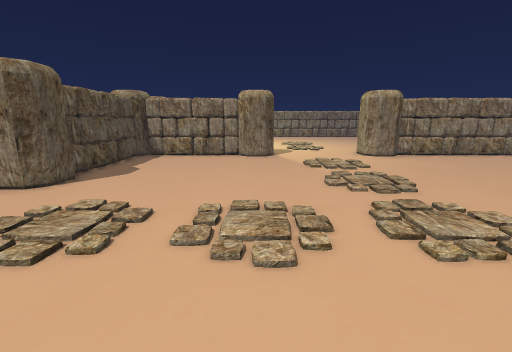
view 1 (above)

18 first-person views from a walk through a 3-D level made in the Godot game engine. The camera is 1.2 m above the floor, tilts 12° down and sees 90° across. Doors that lead somewhere are drawn open, without their leaves. The floor is counted in squares, 0.56 m on a side. Each view is taken from the middle of a square. On the plan, view 1 faces up. The plan holds only what a view shows up to about 16 squares ahead; the rest is blank. The place goes on beyond the plan. Characters and animated objects are not drawn. Some surface patterns are stand-ins.

view 2
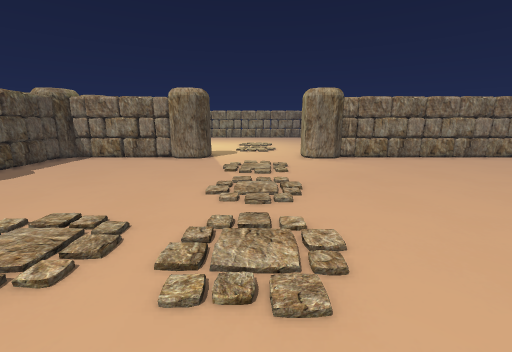

view 3
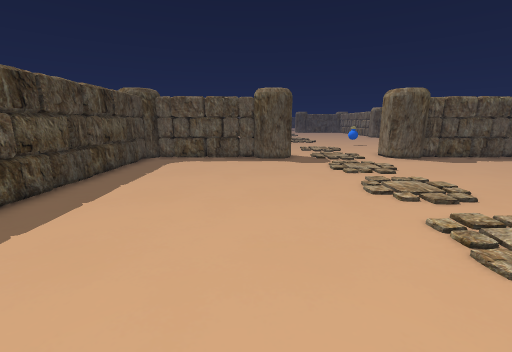

view 4
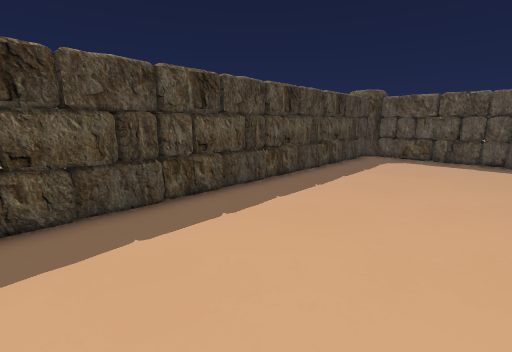

view 5
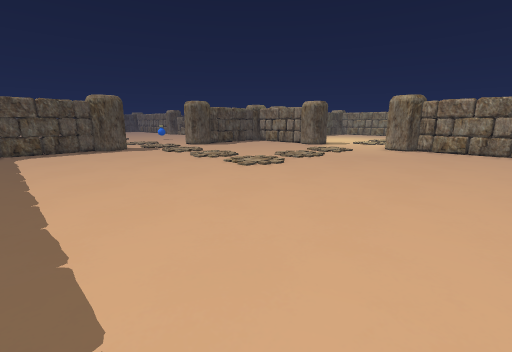

view 6
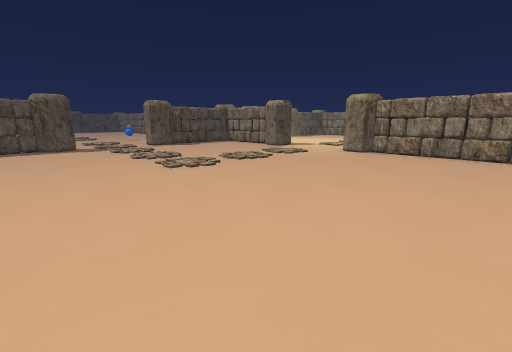

view 7
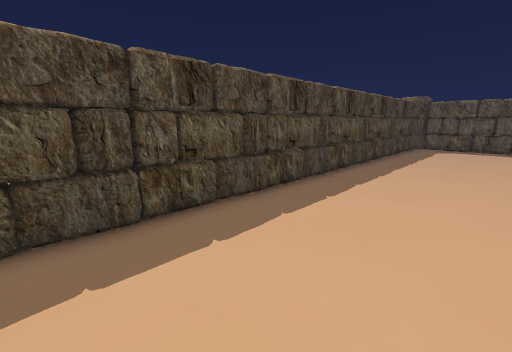

view 8
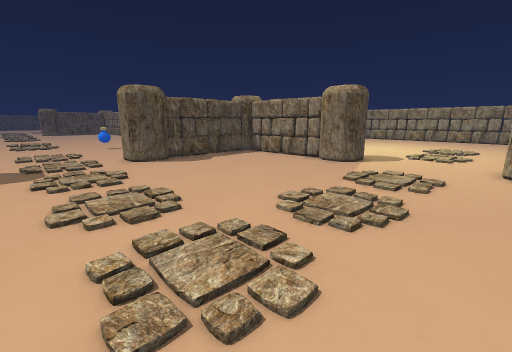

view 9
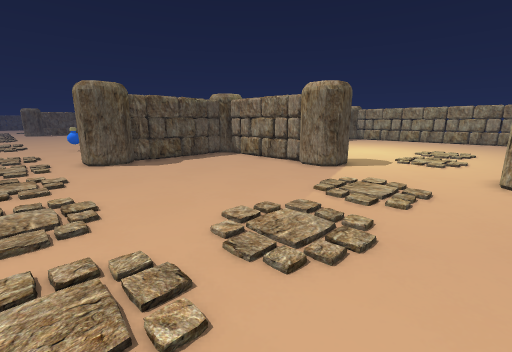

view 10
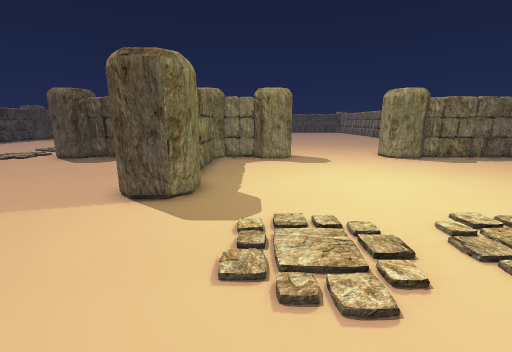

view 11
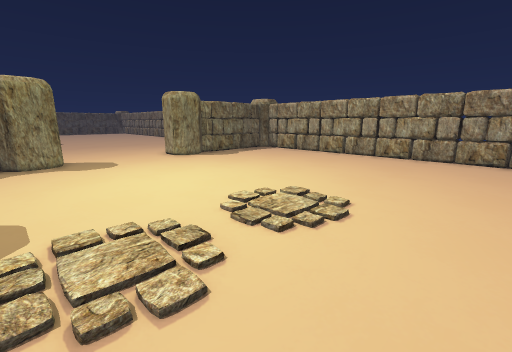

view 12
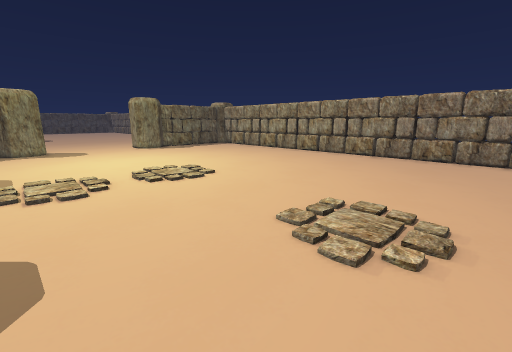

view 13
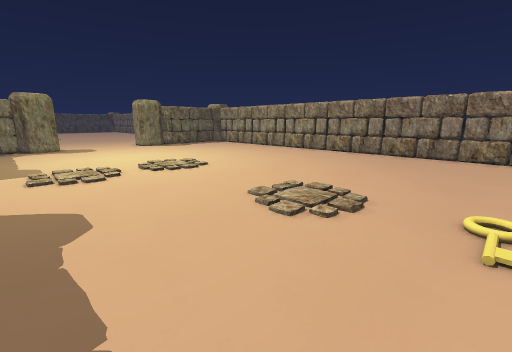

view 14
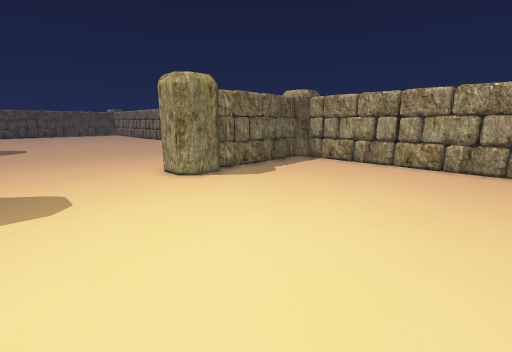

view 15
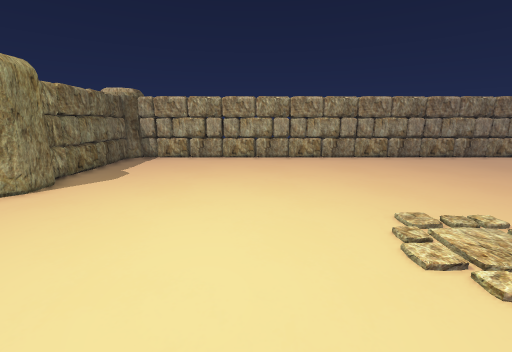

view 16
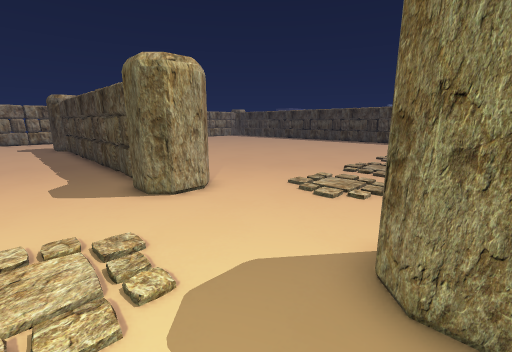

view 17
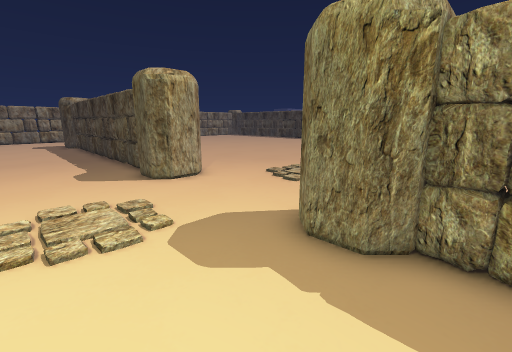

view 18
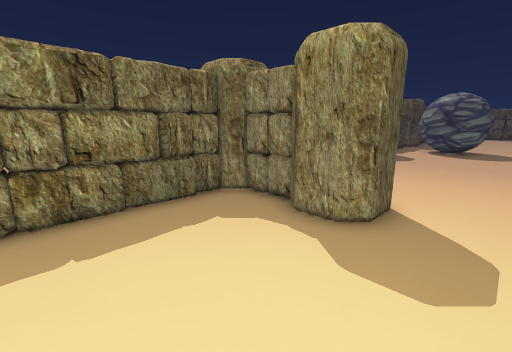

### Floor plan
Key: @ floor where view 1 was taken; # wall or solid block; . floor; K key.
Columns run from 9 left of view 1 to 16 right of it. Each row starts with its distance up from view 1.
 36   ########################
 35   #.......................
 34   #.......................
 33   #.......................
 32   #.......................
 31   #.......................
 30   #.......................
 29   #.......................
 28 ###.......................
 27 ..........................
 26 .........................K
 25 .........................K
 24 .........................K
 23 ..........................
 22 ###.......................
 21   #.......................
 20   #.......................
 19   #.......................
 18   #########.....##########
 17           #.....#
 16   #########.....##########
 15   #.......................
 14   #.......................
 13   #.......................
 12   #.......................
 11   #.......................
 10   #.......................
  9   #.......................
  8 ###.......................
  7 ..........................
  6 ..........................
  5 ..........................
  4 ..........................
  3 ..........................
  2  ##.......................
  1   #.......................
  0   #......@................
 -1   #.......................
 -2   #.......................
 -3   #.......................
 -4   #.......................
 -5   #.......................
 -6   ########################
 -7
 -8                ###     ###

Positions as (right, up) in squares from view 1, and headings:
1: (0, 0), facing up
2: (4, 1), facing up
3: (8, 0), facing left
4: (9, 0), facing down-left
5: (14, -5), facing up-left
6: (16, -2), facing up-left
7: (16, -1), facing down-left
8: (7, 3), facing up-left
9: (7, 5), facing up-left
10: (8, 20), facing left
11: (8, 20), facing up-left
12: (14, 20), facing up-left
13: (16, 19), facing up-left
14: (2, 23), facing up-left
15: (0, 21), facing up
16: (0, 21), facing down-right
17: (-2, 22), facing down-right
18: (-2, 24), facing down-left
